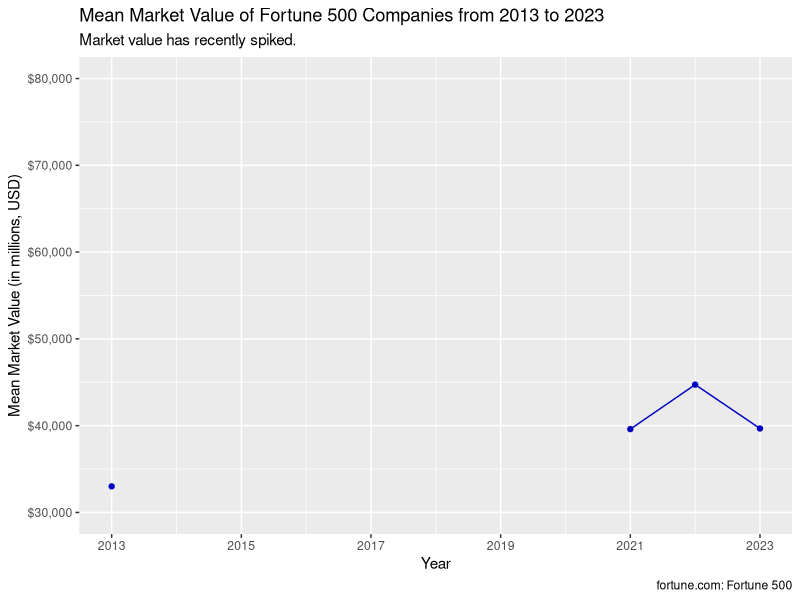
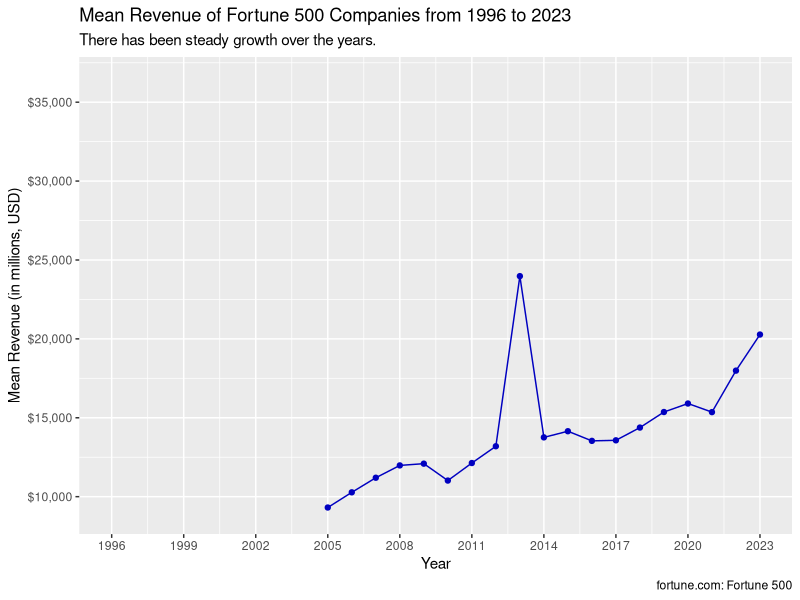
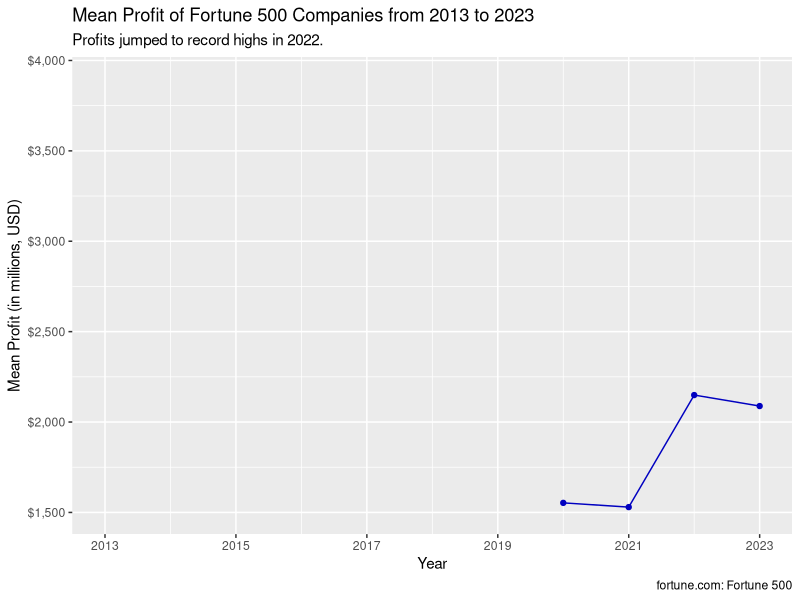
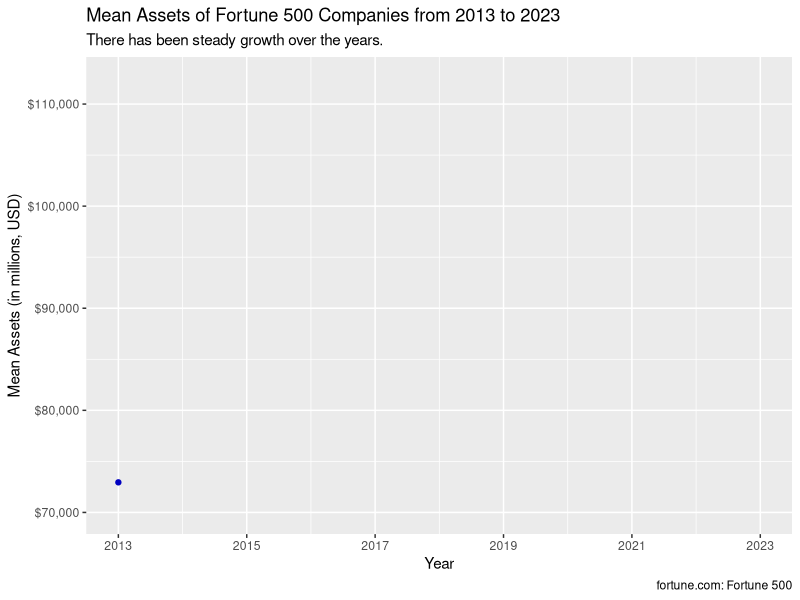

These figures' R source, in order:
## ---- chunk 1
#| message: false
#| warning: false
library(tidyverse)
library(dplyr)
library(readr)
library(forcats)
## ---- chunk 2
fortune <- read_csv('data/Cleaned Data.csv', show_col_types = FALSE) |>
  select(rank, year, revenue_mil, profit_mil, asset_mil, market_value_mil)
## ---- chunk 3
market_value <- fortune |>
  filter(year >= 2013) |>
  summarize(mean_market_value_mil = mean(market_value_mil, na.rm = TRUE), .by = year)
market_value$mean_market_value_mil[market_value$year == 2013] <- 34459.82 - (37372.77 - 34459.82)/2
## ---- chunk 4
revenue <- fortune |>
  summarize(mean_revenue_mil = mean(revenue_mil, na.rm = TRUE), .by = year)
revenue$mean_revenue_mil[revenue$year == 2013] <- mean(c(23529.903, 24421.006))
## ---- chunk 5
profit <- fortune |>
  filter(year >= 2013) |>
  summarize(mean_profit_mil = mean(profit_mil, na.rm = TRUE), .by = year)
## ---- chunk 6
asset <- fortune |>
  filter(year >= 2013) |>
  summarize(mean_asset_mil = mean(asset_mil, na.rm = TRUE), .by = year)
asset$mean_asset_mil[asset$year == 2013] <- 74061.85 - (76292.42 - 74061.85)/2
## ---- chunk 7
market_value |>
  ggplot(aes(x = year, y = mean_market_value_mil)) +
  geom_point(color = '#0000c0') +
  geom_line(color = '#0000c0') +
  scale_x_continuous('Year',
                     breaks = c(2013,2015,2017,2019,2021,2023),
                     limits = c(2013,2023)) +
  scale_y_continuous('Mean Market Value (in millions, USD)',
                     breaks = c(30000,40000,50000,60000,70000,80000,90000),
                     limits = c(30000,80000),
                     labels = scales::dollar_format()) +
  labs(title = 'Mean Market Value of Fortune 500 Companies from 2013 to 2023',
       subtitle = 'Market value has recently spiked.',
       caption = 'fortune.com: Fortune 500')
## ---- chunk 8
revenue |>
  ggplot(aes(x = year, y = mean_revenue_mil)) +
  geom_point(color = '#0000c0') +
  geom_line(color = '#0000c0') +
  scale_x_continuous('Year',
                     breaks = c(1996,1999,2002,2005,2008,2011,2014,2017,2020,2023),
                     limits = c(1996,2023)) +
  scale_y_continuous('Mean Revenue (in millions, USD)',
                     breaks = c(10000,15000,20000,25000,30000,35000,40000),
                     limits = c(9000,36500),
                     labels = scales::dollar_format()) +
  labs(title = 'Mean Revenue of Fortune 500 Companies from 1996 to 2023',
       subtitle = 'There has been steady growth over the years.',
       caption = 'fortune.com: Fortune 500')
## ---- chunk 9
profit |>
  ggplot(aes(x = year, y = mean_profit_mil)) +
  geom_point(color = '#0000c0') +
  geom_line(color = '#0000c0') +
  scale_x_continuous('Year',
                     breaks = c(2013,2015,2017,2019,2021,2023),
                     limits = c(2013,2023)) +
  scale_y_continuous('Mean Profit (in millions, USD)',
                     breaks = c(1500,2000,2500,3000,3500,4000),
                     limits = c(1500,3900),
                     labels = scales::dollar_format()) +
  labs(title = 'Mean Profit of Fortune 500 Companies from 2013 to 2023',
       subtitle = 'Profits jumped to record highs in 2022.',
       caption = 'fortune.com: Fortune 500')
## ---- chunk 10
asset |>
  ggplot(aes(x = year, y = mean_asset_mil)) +
  geom_point(color = '#0000c0') +
  geom_line(color = '#0000c0') +
  scale_x_continuous('Year',
                     breaks = c(2013,2015,2017,2019,2021,2023),
                     limits = c(2013,2023)) +
  scale_y_continuous('Mean Assets (in millions, USD)',
                     breaks = c(70000,80000,90000,100000,110000),
                     limits = c(70000,112500),
                     labels = scales::dollar_format()) +
  labs(title = 'Mean Assets of Fortune 500 Companies from 2013 to 2023',
       subtitle = 'There has been steady growth over the years.',
       caption = 'fortune.com: Fortune 500')
